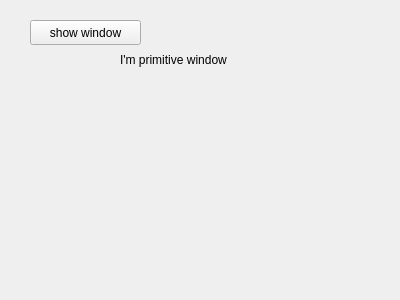
<?xml version="1.0" encoding="UTF-8"?>
<ui version="4.0">
 <class>MyDialog</class>
 <widget class="QWidget" name="MyDialog">
  <property name="geometry">
   <rect>
    <x>0</x>
    <y>0</y>
    <width>400</width>
    <height>300</height>
   </rect>
  </property>
  <property name="windowTitle">
   <string>MyDialog</string>
  </property>
  <widget class="QLabel" name="label">
   <property name="geometry">
    <rect>
     <x>120</x>
     <y>50</y>
     <width>161</width>
     <height>20</height>
    </rect>
   </property>
   <property name="text">
    <string>I'm primitive window</string>
   </property>
  </widget>
  <widget class="QPushButton" name="showChildButton">
   <property name="geometry">
    <rect>
     <x>30</x>
     <y>20</y>
     <width>111</width>
     <height>25</height>
    </rect>
   </property>
   <property name="text">
    <string>show window</string>
   </property>
  </widget>
 </widget>
 <layoutdefault spacing="6" margin="11"/>
 <resources/>
 <connections/>
</ui>
